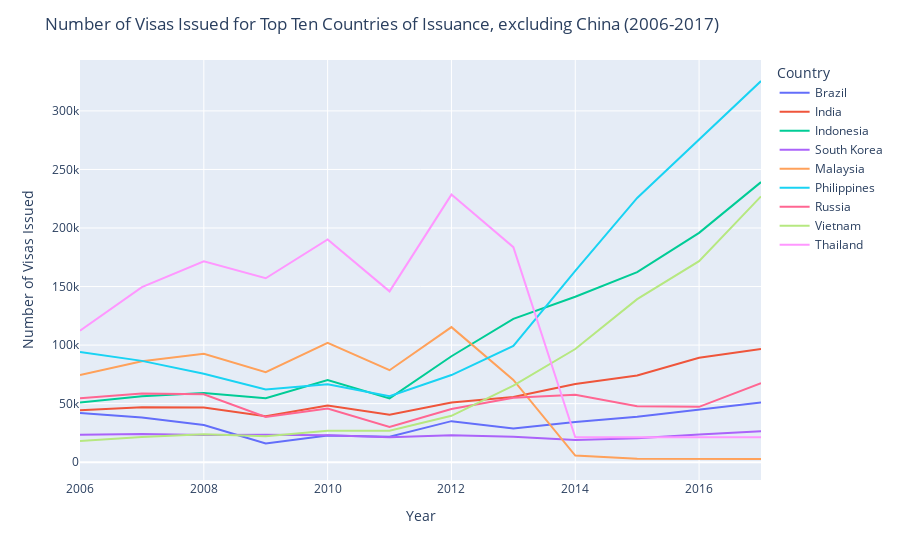

Write notebook code for a chart like this one.
### Code cell
# Plot visas issued for top ten countries of issuance except China from 2006-2017
top_countries = visas[visas['Country'] != 'total'].groupby('Country')['Number of issued'].sum().nlargest(10).index
top_countries_data = visas[(visas['Country'].isin(top_countries)) & (visas['Country'] != 'total')]
top_countries_data = top_countries_data[top_countries_data['Country'] != 'China']

fig = px.line(top_countries_data, x='Year', y='Number of issued', color='Country')
fig.update_layout(title='Number of Visas Issued for Top Ten Countries of Issuance, excluding China (2006-2017)',
                  xaxis_title='Year',
                  yaxis_title='Number of Visas Issued')
fig.show()

### Figure 1 — Plotly figure (JSON) as saved in the notebook; plotly's stock layout.template omitted (floating-point values rounded to 4 significant figures)
{"data": [{"hovertemplate": "Country=Brazil<br>Year=%{x}<br>Number of issued=%{y}<extra></extra>", "legendgroup": "Brazil", "line": {"color": "#636efa", "dash": "solid"}, "marker": {"symbol": "circle"}, "mode": "lines", "name": "Brazil", "orientation": "v", "showlegend": true, "type": "scatter", "x": [2017, 2016, 2015, 2014, 2013, 2012, 2011, 2010, 2009, 2008, 2007, 2006], "xaxis": "x", "y": [50885, 44676, 38798, 34217, 28697, 35049, 21677, 22716, 16019, 31819, 38109, 41927], "yaxis": "y"}, {"hovertemplate": "Country=India<br>Year=%{x}<br>Number of issued=%{y}<extra></extra>", "legendgroup": "India", "line": {"color": "#EF553B", "dash": "solid"}, "marker": {"symbol": "circle"}, "mode": "lines", "name": "India", "orientation": "v", "showlegend": true, "type": "scatter", "x": [2017, 2016, 2015, 2014, 2013, 2012, 2011, 2010, 2009, 2008, 2007, 2006], "xaxis": "x", "y": [96658, 89183, 74088, 66696, 55622, 50938, 40603, 48433, 39330, 46782, 46898, 44406], "yaxis": "y"}, {"hovertemplate": "Country=Indonesia<br>Year=%{x}<br>Number of issued=%{y}<extra></extra>", "legendgroup": "Indonesia", "line": {"color": "#00cc96", "dash": "solid"}, "marker": {"symbol": "circle"}, "mode": "lines", "name": "Indonesia", "orientation": "v", "showlegend": true, "type": "scatter", "x": [2017, 2016, 2015, 2014, 2013, 2012, 2011, 2010, 2009, 2008, 2007, 2006], "xaxis": "x", "y": [239201, 195880, 162273, 141321, 122376, 90498, 54481, 70134, 54578, 59175, 56369, 50868], "yaxis": "y"}, {"hovertemplate": "Country=South Korea<br>Year=%{x}<br>Number of issued=%{y}<extra></extra>", "legendgroup": "South Korea", "line": {"color": "#ab63fa", "dash": "solid"}, "marker": {"symbol": "circle"}, "mode": "lines", "name": "South Korea", "orientation": "v", "showlegend": true, "type": "scatter", "x": [2017, 2016, 2015, 2014, 2013, 2012, 2011, 2010, 2009, 2008, 2007, 2006], "xaxis": "x", "y": [26410, 23726, 20399, 18861, 21644, 22964, 21370, 22977, 23525, 23110, 24147, 23332], "yaxis": "y"}, {"hovertemplate": "Country=Malaysia<br>Year=%{x}<br>Number of issued=%{y}<extra></extra>", "legendgroup": "Malaysia", "line": {"color": "#FFA15A", "dash": "solid"}, "marker": {"symbol": "circle"}, "mode": "lines", "name": "Malaysia", "orientation": "v", "showlegend": true, "type": "scatter", "x": [2017, 2016, 2015, 2014, 2013, 2012, 2011, 2010, 2009, 2008, 2007, 2006], "xaxis": "x", "y": [2784, 2718, 2887, 5621, 70231, 115348, 78564, 101955, 76933, 92612, 86251, 74470], "yaxis": "y"}, {"hovertemplate": "Country=Philippines<br>Year=%{x}<br>Number of issued=%{y}<extra></extra>", "legendgroup": "Philippines", "line": {"color": "#19d3f3", "dash": "solid"}, "marker": {"symbol": "circle"}, "mode": "lines", "name": "Philippines", "orientation": "v", "showlegend": true, "type": "scatter", "x": [2017, 2016, 2015, 2014, 2013, 2012, 2011, 2010, 2009, 2008, 2007, 2006], "xaxis": "x", "y": [325564, 275537, 225676, 163386, 99258, 74424, 56347, 66466, 62174, 75508, 86532, 94053], "yaxis": "y"}, {"hovertemplate": "Country=Russia<br>Year=%{x}<br>Number of issued=%{y}<extra></extra>", "legendgroup": "Russia", "line": {"color": "#FF6692", "dash": "solid"}, "marker": {"symbol": "circle"}, "mode": "lines", "name": "Russia", "orientation": "v", "showlegend": true, "type": "scatter", "x": [2017, 2016, 2015, 2014, 2013, 2012, 2011, 2010, 2009, 2008, 2007, 2006], "xaxis": "x", "y": [67445, 47262, 47813, 57606, 54948, 45486, 30162, 45843, 38672, 57964, 58719, 54705], "yaxis": "y"}, {"hovertemplate": "Country=Vietnam<br>Year=%{x}<br>Number of issued=%{y}<extra></extra>", "legendgroup": "Vietnam", "line": {"color": "#B6E880", "dash": "solid"}, "marker": {"symbol": "circle"}, "mode": "lines", "name": "Vietnam", "orientation": "v", "showlegend": true, "type": "scatter", "x": [2017, 2016, 2015, 2014, 2013, 2012, 2011, 2010, 2009, 2008, 2007, 2006], "xaxis": "x", "y": [226993, 171643, 139236, 96648, 65305, 39581, 26860, 26764, 22066, 23944, 21513, 18060], "yaxis": "y"}, {"hovertemplate": "Country=Thailand<br>Year=%{x}<br>Number of issued=%{y}<extra></extra>", "legendgroup": "Thailand", "line": {"color": "#FF97FF", "dash": "solid"}, "marker": {"symbol": "circle"}, "mode": "lines", "name": "Thailand", "orientation": "v", "showlegend": true, "type": "scatter", "x": [2017, 2016, 2015, 2014, 2013, 2012, 2011, 2010, 2009, 2008, 2007, 2006], "xaxis": "x", "y": [21327, 21370, 20857, 21322, 183684, 228528, 145869, 190313, 157062, 171503, 149554, 112289], "yaxis": "y"}], "layout": {"legend": {"title": {"text": "Country"}, "tracegroupgap": 0}, "margin": {"t": 60}, "title": {"text": "Number of Visas Issued for Top Ten Countries of Issuance, excluding China (2006-2017)"}, "xaxis": {"anchor": "y", "domain": [0, 1], "title": {"text": "Year"}}, "yaxis": {"anchor": "x", "domain": [0, 1], "title": {"text": "Number of Visas Issued"}}}}
